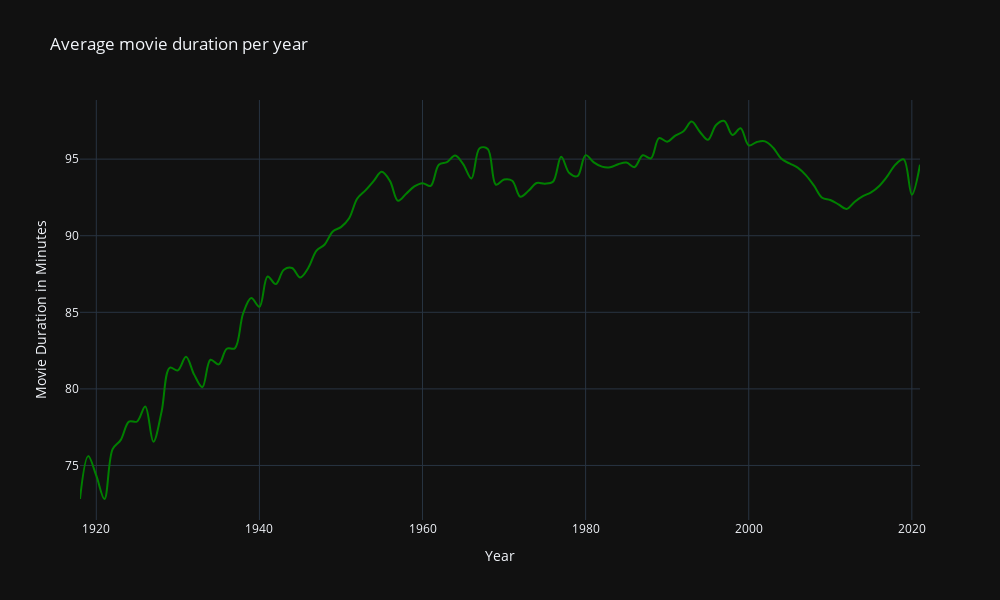

Notebook code for this chart:
### Code cell
# We can now plot the results using plotly

fig = px.line(
    runtime_mean,
    y='runtimeMinutes',
    title='Average movie duration per year',
    line_shape='spline',
    labels={'startYear': 'Year', 'runtimeMinutes': 'Movie Duration in Minutes'},
    color_discrete_sequence=['green']    
)

fig.update_layout(
    width=1300,
    height=600,
    template='plotly_dark'
)
fig.show()

### Figure 1 — Plotly figure (JSON) as saved in the notebook; plotly's stock layout.template omitted (floating-point values rounded to 4 significant figures)
{"data": [{"hovertemplate": "Year=%{x}<br>Movie Duration in Minutes=%{y}<extra></extra>", "legendgroup": "", "line": {"color": "green", "dash": "solid", "shape": "spline"}, "mode": "lines", "name": "", "orientation": "v", "showlegend": false, "type": "scatter", "x": [1918, 1919, 1920, 1921, 1922, 1923, 1924, 1925, 1926, 1927, 1928, 1929, 1930, 1931, 1932, 1933, 1934, 1935, 1936, 1937, 1938, 1939, 1940, 1941, 1942, 1943, 1944, 1945, 1946, 1947, 1948, 1949, 1950, 1951, 1952, 1953, 1954, 1955, 1956, 1957, 1958, 1959, 1960, 1961, 1962, 1963, 1964, 1965, 1966, 1967, 1968, 1969, 1970, 1971, 1972, 1973, 1974, 1975, 1976, 1977, 1978, 1979, 1980, 1981, 1982, 1983, 1984, 1985, 1986, 1987, 1988, 1989, 1990, 1991, 1992, 1993, 1994, 1995, 1996, 1997, 1998, 1999, 2000, 2001, 2002, 2003, 2004, 2005, 2006, 2007, 2008, 2009, 2010, 2011, 2012, 2013, 2014, 2015, 2016, 2017, 2018, 2019, 2020, 2021], "xaxis": "x", "y": [72.81, 75.61, 74.33, 72.81, 76.07, 76.67, 77.86, 77.87, 78.85, 76.55, 78.5, 81.38, 81.21, 82.1, 80.93, 80.11, 81.9, 81.6, 82.62, 82.66, 84.92, 85.93, 85.36, 87.34, 86.84, 87.78, 87.89, 87.28, 87.91, 89.03, 89.43, 90.28, 90.56, 91.14, 92.43, 92.96, 93.57, 94.17, 93.58, 92.28, 92.74, 93.22, 93.43, 93.25, 94.64, 94.8, 95.23, 94.66, 93.74, 95.71, 95.66, 93.33, 93.67, 93.59, 92.54, 92.93, 93.44, 93.4, 93.52, 95.15, 94.09, 93.89, 95.26, 94.79, 94.51, 94.47, 94.67, 94.78, 94.48, 95.25, 95.05, 96.37, 96.14, 96.54, 96.82, 97.45, 96.79, 96.26, 97.23, 97.49, 96.58, 97.02, 95.9, 96.12, 96.16, 95.74, 95.02, 94.72, 94.45, 93.96, 93.27, 92.48, 92.33, 92.05, 91.74, 92.22, 92.58, 92.83, 93.25, 93.89, 94.65, 94.98, 92.68, 94.63], "yaxis": "y"}], "layout": {"autosize": false, "height": 600, "legend": {"tracegroupgap": 0}, "title": {"text": "Average movie duration per year"}, "width": 1000, "xaxis": {"anchor": "y", "domain": [0, 1], "title": {"text": "Year"}}, "yaxis": {"anchor": "x", "domain": [0, 1], "title": {"text": "Movie Duration in Minutes"}}}}
